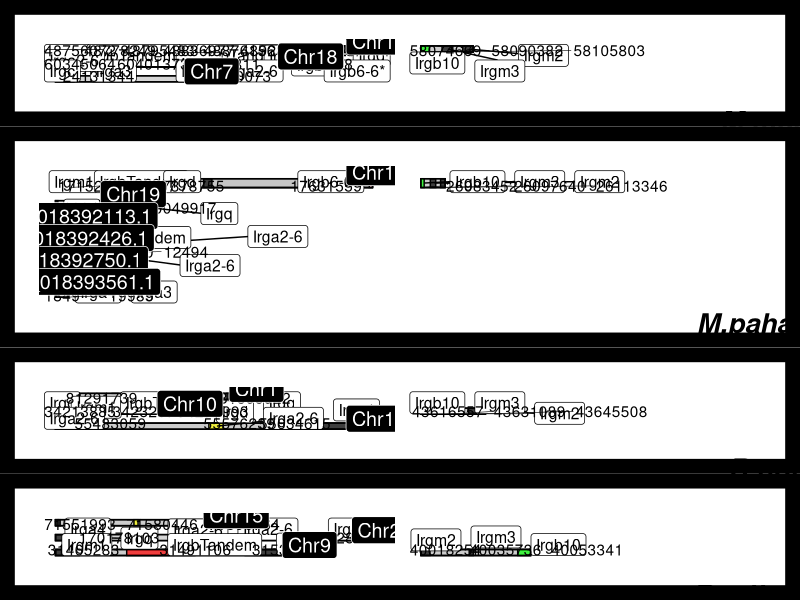
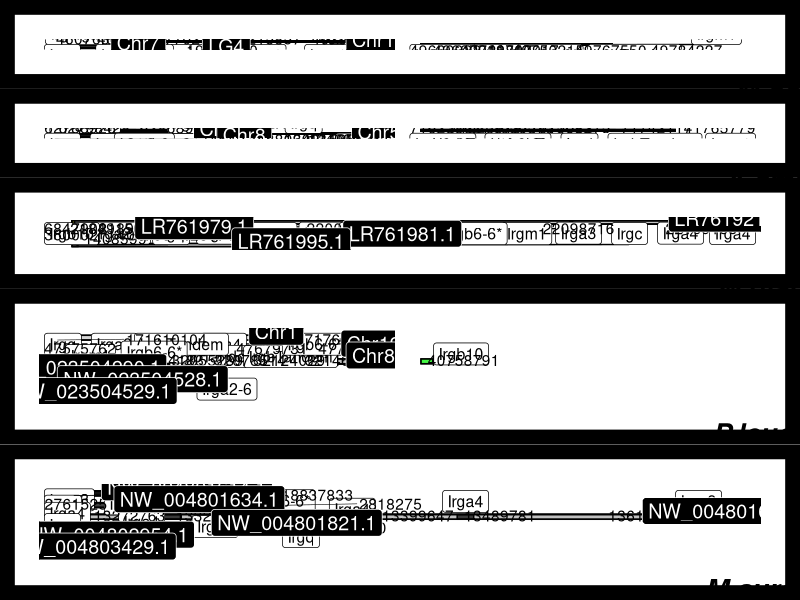

Source code (R) for these figures, in order:
library(ggplot2)
library(reshape2)
library(dplyr)
library(gridExtra)
library(ggrepel)
library(cowplot)

data <- read.csv("../data/data4syntheny.csv", sep = "\t")

# order chromosomes
data$chr <- as.factor(data$chr)
data <- data[order(data$chr),]
d1 <- data[grep("Chr", data$chr),]
d1 <- d1[order(as.numeric(gsub("b", "", gsub("Chr","",d1$chr)))),]
d2 <- data[!grepl("Chr", data$chr),]
data <- rbind(d1, d2)
# add counter per species
data <- data %>% group_by(Species) %>% mutate(rankChr = dense_rank(chr))
#add full represented chr length
d1 <- data %>% group_by(Species, chr) %>%
  summarise(chrStart=min(start), chrEnd=max(end), chrLength=max(end)-min(start))
data <- merge(data, d1)
# set x fact: is gene far from chr start? if yes, break
facetBreak <- 2500000
data$facetX <- "part1"
data$facetX[data$start - data$chrStart > facetBreak] <- "part2"

d1 <- data[data$facetX %in% "part1",] %>% group_by(Species, chr) %>%
  summarise(part1chrStart=min(start), part1chrEnd=max(end), part1chrLength=max(end)-min(start))
d2 <- data[data$facetX %in% "part2",] %>% group_by(Species, chr) %>%
  summarise(part2chrStart=min(start), part2chrEnd=max(end), part2chrLength=max(end)-min(start))
d3 <- merge(d1, d2, all.x = T)
data <- merge(data, d3, by=c("Species", "chr"), all.x = T)
rm(d1, d2, d3)

# set up start and end for chromosomes
data$facetX_chrStart <- data$part1chrStart
data$facetX_chrStart[data$facetX %in% "part2"] <- data$part2chrStart[data$facetX %in% "part2"] 
data$facetX_chrEnd <- data$part1chrEnd
data$facetX_chrEnd[data$facetX %in% "part2"] <- data$part2chrEnd[data$facetX %in% "part2"] 
data$facetX_chrLength <- data$facetX_chrEnd - data$facetX_chrStart

# choose colors
group.colors <- c(IrgbTandem = "red", "Irgb6-6*" = "pink", Irgb10 ="green", "Irga2-6" = "yellow",
                  Irga4=1, Irga3=1, Irgm1=1, Irgc=1, Irgm2=1, Irgd=1, Irgq=1, Irgm3=1)

makePlotPerSpecies <- function(df){
  ann_text_chr <- data.frame(x = unique(df$facetX_chrLength[df$facetX %in% "part1"]),y = unique(df$rankChr)-0.25,
                             lab = unique(df$chr), fontface="bold.italic",
                             facetX = factor("part1",levels = c("part1","part2")))
  ggplot(df)+
    # chr
    geom_rect(aes(xmin=0, xmax= facetX_chrLength, ymin=rankChr-0.2,ymax=rankChr+0.2), fill = "grey", col = 1, alpha=.4)+
    scale_y_reverse(breaks=1:length(unique(df$chr)), labels = unique(df$chr))+
    # genes
    geom_rect(aes(xmin=start - facetX_chrStart, xmax=end - facetX_chrStart, ymin=rankChr-0.2,ymax=rankChr+0.2, fill=IrgName),
              col="black", alpha = 0.7) +
    scale_fill_manual(values = group.colors)+
    # genes labels 
    geom_label_repel(aes(x = (end + start)/2 - facetX_chrStart, y = rankChr, label=IrgName), size = 4, nudge_y = 0.1)+
    # genomic position
    geom_text_repel(aes(x = start - facetX_chrStart, y = rankChr+0.2, label=start), 
                    force = 0.5, nudge_y = -0.2, direction = "x", vjust = 0, segment.size = 0.2)+
    # facet x
    facet_grid(.~facetX, ) +
    # annotations: chromosome
    geom_label(data = ann_text_chr, aes(x=x+10000, y=y-0.25, label =lab), size = 5, fill = "black", col = "white") +
    # theme
    theme_nothing() +
    theme(legend.position = "none", panel.border=element_blank(),
          plot.background = element_rect(color = "black", size = 10), plot.margin=unit(c(1,1,1,1),"cm"))
}

muridae <- c("M.musculus", "M.pahari","R.norvegicus","R.rattus")
cricetidae <- c("M.ochrogaster","A.amphibius", "M.glareolus", "P.leucopus", "M.auratus")

plot.list_mus <- list()
ratio_mus <- vector()
for (s in muridae){
  p <- makePlotPerSpecies(data[data$Species %in% s,])
  ratio_mus[s] <- length(unique(data[data$Species %in% s,"chr"])) +1
  plot.list_mus[[s]] <- p
}
plot_mus <- plot_grid(plotlist = plot.list_mus, nrow=length(muridae), labels = muridae, label_fontface = "bold.italic", 
                      label_x = 0.8, label_y = 0.2, label_size = 20, rel_heights = ratio_mus)

pdf(file = "../figures/SyntenyPlot_muridae.pdf", width = 25, height =13)
plot_mus
dev.off()

plot.list_cri <- list()
ratio_cri <- vector()
for (s in cricetidae){
  p <- makePlotPerSpecies(data[data$Species %in% s,])
  ratio_cri[s] <- length(unique(data[data$Species %in% s,"chr"])) +1
  plot.list_cri[[s]] <- p
}
plot_cri <- plot_grid(plotlist = plot.list_cri, nrow=length(cricetidae), labels = cricetidae, label_fontface = "bold.italic",
          label_x = 0.8, label_y = 0.2, label_size = 20, rel_heights = ratio_cri)
pdf(file = "../figures/SyntenyPlot_cricetidae.pdf", width = 25, height =25)
plot_cri
dev.off()
